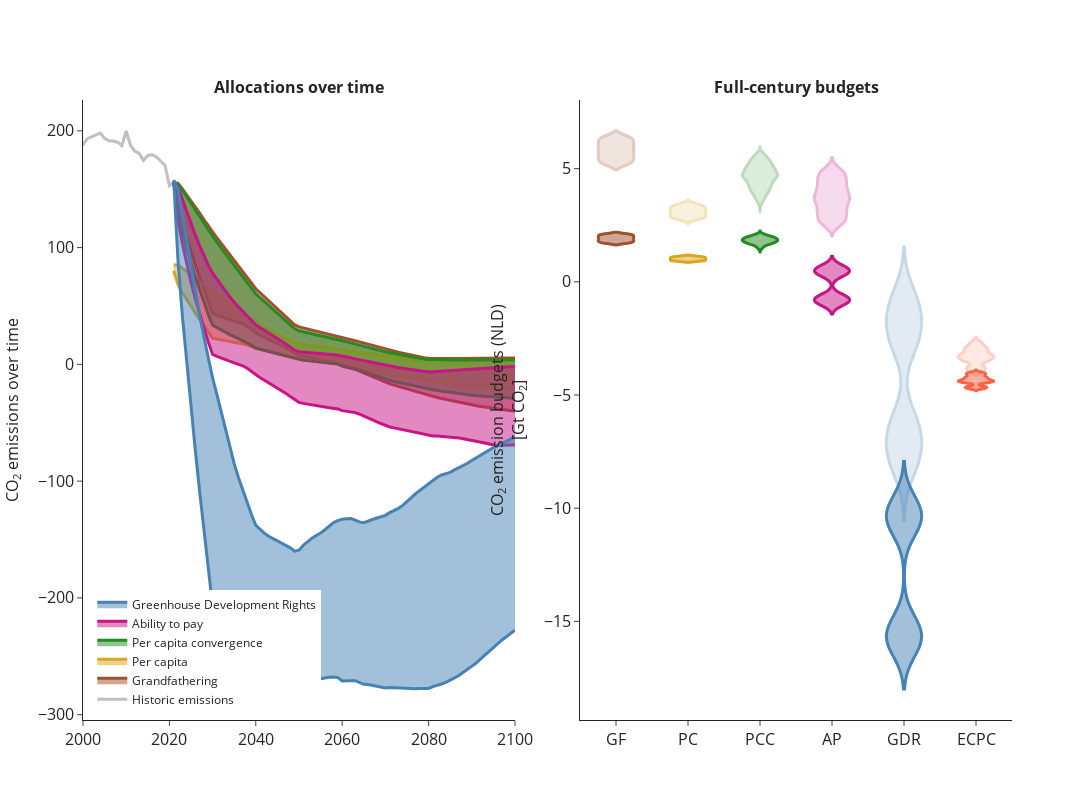

Source (notebook cell):
### Code cell
for REG in ["NLD"]:  # , 'DEU', 'FRA', 'IND', 'USA', 'CHN', 'ZAF']:
    xr_nld = xr.open_dataset("K:/ECEMF/T5.2/Allocations/xr_alloc_" + REG + ".nc")
    fig = make_subplots(
        rows=1,
        cols=2,
        subplot_titles=["<b>Allocations over time", "<b>Full-century budgets"],
        horizontal_spacing=0.07,
        vertical_spacing=0.06,
    )

    # Lineplots
    fig.add_traces(
        go.Scatter(
            x=xr_dataread.Time,
            y=xr_dataread.sel(Region=REG).CO2_hist,
            name="Historic emissions",
            line={"color": "silver", "width": 3},
            mode="lines",
            showlegend=True,
        ),
        1,
        1,
    )

    for rule_i, rule in enumerate(rules_a):
        fig.add_traces(
            go.Scatter(
                x=xr_nld.Time,
                y=xr_nld.sel(Temperature=1.5, Risk=[0.5]).min(
                    dim=["NegEmis", "TrajUnc", "Risk", "NonCO2", "Scenario", "Convergence_year"]
                )[rule],
                name=[
                    "Grandfathering",
                    "Per capita",
                    "Per capita convergence",
                    "Ability to pay",
                    "Greenhouse Development Rights",
                ][rule_i],
                line={"color": rulecolors[rule_i], "width": 3},
                mode="lines",
                fill=None,
                showlegend=False,
            )
        )
        fig.add_traces(
            go.Scatter(
                x=xr_nld.Time,
                y=xr_nld.sel(Temperature=1.5, Risk=[0.5]).max(
                    dim=["NegEmis", "TrajUnc", "Risk", "NonCO2", "Scenario", "Convergence_year"]
                )[rule],
                name=[
                    "Grandfathering",
                    "Per capita",
                    "Per capita convergence",
                    "Ability to pay",
                    "Greenhouse Development Rights",
                ][rule_i],
                line={"color": rulecolors[rule_i], "width": 3},
                mode="lines",
                fill="tonexty",
                showlegend=True,
            )
        )

    # Full-century budgets

    for rule_i, rule in enumerate(rules_b):
        for T_i, T in enumerate([1.5, 2.0]):
            if rule != "ECPC":
                vals = (
                    np.array(xr_nld.sel(Temperature=T, Risk=0.5)[rule].sum(dim="Time")).flatten()
                    / 1e3
                )
            else:
                vals = np.array(xr_nld.sel(Temperature=T, Risk=0.5)[rule]).flatten() / 1e3
            vals[vals == 0] = np.nan
            fig.add_traces(
                go.Violin(
                    x=[rule] * len(vals),
                    y=vals,
                    showlegend=False,
                    points=False,
                    opacity=1.0 - T_i * 0.7,
                    line={"color": "black", "width": 3},
                    line_color=rulecolors[rule_i],
                ),
                1,
                2,
            )

    fig.update_layout(height=800, width=2000, template="simple_white")
    fig.update_yaxes(
        tickfont=dict(size=16),
        row=1,
        col=1,
        title="CO<sub>2</sub> emissions over time",
        titlefont=(dict(size=16)),
    )
    fig.update_xaxes(tickfont=dict(size=16), row=1, col=1, range=(2000, 2100))
    fig.update_yaxes(
        tickfont=dict(size=16),
        row=1,
        col=2,
        title="CO<sub>2</sub> emission budgets (" + REG + ")<br>[Gt CO<sub>2</sub>]",
        titlefont=(dict(size=16)),
    )
    fig.update_xaxes(tickfont=dict(size=16), row=1, col=2)
    fig.update_layout(legend=dict(x=0.01, y=0.01, xanchor="left", yanchor="bottom"))
    fig.write_image("X:/user/dekkerm/Projects/ECEMF_T5.2/Figures/Nederland/Budgets_" + REG + ".png")
    fig.show()

### Figure 1 — Plotly figure (JSON) as saved in the notebook; plotly's stock layout.template omitted (floating-point values rounded to 4 significant figures; data arrays with more than 128 entries replaced by an {"elided": "..."} marker saying what was removed)
{"data": [{"line": {"color": "silver", "width": 3}, "mode": "lines", "name": "Historic emissions", "showlegend": true, "type": "scatter", "x": {"elided": "251 int values"}, "xaxis": "x", "y": {"elided": "251 float values"}, "yaxis": "y"}, {"line": {"color": "sienna", "width": 3}, "mode": "lines", "name": "Grandfathering", "showlegend": false, "type": "scatter", "x": [2021, 2022, 2023, 2024, 2025, 2026, 2027, 2028, 2029, 2030, 2031, 2032, 2033, 2034, 2035, 2036, 2037, 2038, 2039, 2040, 2041, 2042, 2043, 2044, 2045, 2046, 2047, 2048, 2049, 2050, 2051, 2052, 2053, 2054, 2055, 2056, 2057, 2058, 2059, 2060, 2061, 2062, 2063, 2064, 2065, 2066, 2067, 2068, 2069, 2070, 2071, 2072, 2073, 2074, 2075, 2076, 2077, 2078, 2079, 2080, 2081, 2082, 2083, 2084, 2085, 2086, 2087, 2088, 2089, 2090, 2091, 2092, 2093, 2094, 2095, 2096, 2097, 2098, 2099, 2100], "y": [155.8, 132.6, 119.6, 107.7, 96.43, 85.47, 74.75, 64.19, 53.76, 43.44, 42.0, 40.63, 39.33, 38.08, 36.88, 35.71, 34.59, 32.65, 30.1, 26.9, 25.11, 23.32, 21.52, 19.71, 17.9, 16.09, 14.26, 12.16, 9.983, 7.801, 7.015, 6.226, 5.433, 4.638, 3.841, 3.041, 2.239, 1.434, 0.4287, -1.415, -2.319, -3.224, -4.142, -5.774, -7.407, -9.042, -10.68, -12.32, -13.96, -15.6, -16.71, -17.81, -18.93, -20.04, -21.15, -22.26, -23.38, -24.5, -25.61, -26.73, -27.56, -28.39, -29.22, -30.06, -30.89, -31.72, -32.56, -33.39, -34.23, -35.07, -35.58, -36.09, -36.6, -37.11, -37.62, -38.14, -38.65, -39.17, -39.68, -40.2]}, {"fill": "tonexty", "line": {"color": "sienna", "width": 3}, "mode": "lines", "name": "Grandfathering", "showlegend": true, "type": "scatter", "x": [2021, 2022, 2023, 2024, 2025, 2026, 2027, 2028, 2029, 2030, 2031, 2032, 2033, 2034, 2035, 2036, 2037, 2038, 2039, 2040, 2041, 2042, 2043, 2044, 2045, 2046, 2047, 2048, 2049, 2050, 2051, 2052, 2053, 2054, 2055, 2056, 2057, 2058, 2059, 2060, 2061, 2062, 2063, 2064, 2065, 2066, 2067, 2068, 2069, 2070, 2071, 2072, 2073, 2074, 2075, 2076, 2077, 2078, 2079, 2080, 2081, 2082, 2083, 2084, 2085, 2086, 2087, 2088, 2089, 2090, 2091, 2092, 2093, 2094, 2095, 2096, 2097, 2098, 2099, 2100], "y": [155.8, 154.9, 150.4, 145.4, 140.2, 134.9, 129.5, 124.1, 118.6, 113.1, 108.3, 103.6, 98.76, 93.95, 89.11, 84.27, 79.4, 74.53, 69.65, 64.75, 61.34, 57.92, 54.49, 51.05, 47.61, 44.16, 40.71, 37.25, 33.79, 32.05, 31.15, 30.27, 29.4, 28.53, 27.68, 26.83, 25.99, 25.16, 24.34, 23.52, 22.44, 21.36, 20.29, 19.23, 18.17, 17.12, 16.07, 15.03, 14.0, 12.96, 12.1, 11.24, 10.39, 9.539, 8.694, 7.852, 7.014, 6.18, 5.659, 5.146, 5.019, 5.014, 5.007, 4.999, 4.99, 4.979, 4.968, 4.955, 4.941, 4.925, 4.985, 5.044, 5.101, 5.158, 5.213, 5.267, 5.321, 5.373, 5.425, 5.476]}, {"line": {"color": "goldenrod", "width": 3}, "mode": "lines", "name": "Per capita", "showlegend": false, "type": "scatter", "x": [2021, 2022, 2023, 2024, 2025, 2026, 2027, 2028, 2029, 2030, 2031, 2032, 2033, 2034, 2035, 2036, 2037, 2038, 2039, 2040, 2041, 2042, 2043, 2044, 2045, 2046, 2047, 2048, 2049, 2050, 2051, 2052, 2053, 2054, 2055, 2056, 2057, 2058, 2059, 2060, 2061, 2062, 2063, 2064, 2065, 2066, 2067, 2068, 2069, 2070, 2071, 2072, 2073, 2074, 2075, 2076, 2077, 2078, 2079, 2080, 2081, 2082, 2083, 2084, 2085, 2086, 2087, 2088, 2089, 2090, 2091, 2092, 2093, 2094, 2095, 2096, 2097, 2098, 2099, 2100], "y": [80.19, 68.21, 61.53, 55.43, 49.62, 43.98, 38.46, 33.03, 27.66, 22.35, 21.61, 20.91, 20.24, 19.59, 18.97, 18.38, 17.8, 16.8, 15.49, 13.84, 12.92, 12.0, 11.07, 10.14, 9.211, 8.277, 7.34, 6.258, 5.137, 4.014, 3.61, 3.203, 2.796, 2.387, 1.976, 1.565, 1.152, 0.7379, 0.2206, -0.7752, -1.271, -1.767, -2.27, -3.164, -4.059, -4.955, -5.852, -6.75, -7.648, -8.547, -9.155, -9.762, -10.37, -10.98, -11.59, -12.2, -12.81, -13.42, -14.04, -14.65, -15.1, -15.56, -16.01, -16.47, -16.93, -17.38, -17.84, -18.3, -18.76, -19.22, -19.5, -19.78, -20.06, -20.34, -20.62, -20.9, -21.18, -21.46, -21.75, -22.03]}, {"fill": "tonexty", "line": {"color": "goldenrod", "width": 3}, "mode": "lines", "name": "Per capita", "showlegend": true, "type": "scatter", "x": [2021, 2022, 2023, 2024, 2025, 2026, 2027, 2028, 2029, 2030, 2031, 2032, 2033, 2034, 2035, 2036, 2037, 2038, 2039, 2040, 2041, 2042, 2043, 2044, 2045, 2046, 2047, 2048, 2049, 2050, 2051, 2052, 2053, 2054, 2055, 2056, 2057, 2058, 2059, 2060, 2061, 2062, 2063, 2064, 2065, 2066, 2067, 2068, 2069, 2070, 2071, 2072, 2073, 2074, 2075, 2076, 2077, 2078, 2079, 2080, 2081, 2082, 2083, 2084, 2085, 2086, 2087, 2088, 2089, 2090, 2091, 2092, 2093, 2094, 2095, 2096, 2097, 2098, 2099, 2100], "y": [85.4, 84.91, 82.41, 79.68, 76.84, 73.94, 70.99, 68.01, 65.0, 61.97, 59.37, 56.75, 54.12, 51.48, 48.83, 46.18, 43.51, 40.84, 38.17, 35.48, 33.61, 31.74, 29.86, 27.98, 26.09, 24.2, 22.31, 20.41, 18.51, 17.56, 17.07, 16.59, 16.11, 15.63, 15.17, 14.7, 14.24, 13.79, 13.34, 12.89, 12.3, 11.71, 11.12, 10.54, 9.958, 9.381, 8.808, 8.237, 7.67, 7.105, 6.632, 6.161, 5.693, 5.228, 4.764, 4.303, 3.844, 3.387, 3.101, 2.82, 2.75, 2.748, 2.744, 2.74, 2.735, 2.729, 2.722, 2.715, 2.707, 2.699, 2.732, 2.764, 2.795, 2.826, 2.857, 2.887, 2.916, 2.945, 2.973, 3.001]}, {"line": {"color": "forestgreen", "width": 3}, "mode": "lines", "name": "Per capita convergence", "showlegend": false, "type": "scatter", "x": [2021, 2022, 2023, 2024, 2025, 2026, 2027, 2028, 2029, 2030, 2031, 2032, 2033, 2034, 2035, 2036, 2037, 2038, 2039, 2040, 2041, 2042, 2043, 2044, 2045, 2046, 2047, 2048, 2049, 2050, 2051, 2052, 2053, 2054, 2055, 2056, 2057, 2058, 2059, 2060, 2061, 2062, 2063, 2064, 2065, 2066, 2067, 2068, 2069, 2070, 2071, 2072, 2073, 2074, 2075, 2076, 2077, 2078, 2079, 2080, 2081, 2082, 2083, 2084, 2085, 2086, 2087, 2088, 2089, 2090, 2091, 2092, 2093, 2094, 2095, 2096, 2097, 2098, 2099, 2100], "y": [155.8, 129.2, 113.5, 99.47, 86.58, 74.55, 63.29, 52.71, 42.77, 33.45, 31.27, 29.21, 27.27, 25.43, 23.69, 22.03, 20.45, 18.47, 16.26, 13.84, 12.92, 12.0, 11.07, 10.14, 9.211, 8.277, 7.34, 6.258, 5.137, 4.014, 3.61, 3.203, 2.796, 2.387, 1.976, 1.565, 1.152, 0.7379, 0.2206, -1.221, -1.994, -2.761, -3.532, -4.904, -6.265, -7.616, -8.958, -10.29, -11.61, -12.92, -13.78, -14.63, -15.48, -16.32, -17.15, -17.97, -18.79, -19.6, -20.41, -21.2, -21.77, -22.32, -22.87, -23.42, -23.96, -24.5, -25.03, -25.55, -26.07, -26.59, -26.85, -27.11, -27.37, -27.62, -27.87, -28.12, -28.36, -28.6, -28.84, -29.07]}, {"fill": "tonexty", "line": {"color": "forestgreen", "width": 3}, "mode": "lines", "name": "Per capita convergence", "showlegend": true, "type": "scatter", "x": [2021, 2022, 2023, 2024, 2025, 2026, 2027, 2028, 2029, 2030, 2031, 2032, 2033, 2034, 2035, 2036, 2037, 2038, 2039, 2040, 2041, 2042, 2043, 2044, 2045, 2046, 2047, 2048, 2049, 2050, 2051, 2052, 2053, 2054, 2055, 2056, 2057, 2058, 2059, 2060, 2061, 2062, 2063, 2064, 2065, 2066, 2067, 2068, 2069, 2070, 2071, 2072, 2073, 2074, 2075, 2076, 2077, 2078, 2079, 2080, 2081, 2082, 2083, 2084, 2085, 2086, 2087, 2088, 2089, 2090, 2091, 2092, 2093, 2094, 2095, 2096, 2097, 2098, 2099, 2100], "y": [155.8, 154.4, 149.3, 143.9, 138.3, 132.6, 126.8, 121.1, 115.3, 109.5, 104.5, 99.57, 94.61, 89.67, 84.74, 79.84, 74.95, 70.09, 65.25, 60.44, 57.04, 53.66, 50.29, 46.94, 43.61, 40.29, 37.0, 33.73, 30.47, 28.79, 27.88, 26.98, 26.1, 25.23, 24.38, 23.54, 22.71, 21.9, 21.1, 20.31, 19.29, 18.29, 17.31, 16.33, 15.37, 14.42, 13.48, 12.56, 11.64, 10.74, 9.981, 9.234, 8.496, 7.768, 7.049, 6.339, 5.638, 4.946, 4.509, 4.082, 3.964, 3.942, 3.919, 3.896, 3.871, 3.845, 3.819, 3.792, 3.763, 3.735, 3.762, 3.789, 3.814, 3.838, 3.861, 3.883, 3.904, 3.924, 3.942, 3.96]}, {"line": {"color": "mediumvioletred", "width": 3}, "mode": "lines", "name": "Ability to pay", "showlegend": false, "type": "scatter", "x": [2021, 2022, 2023, 2024, 2025, 2026, 2027, 2028, 2029, 2030, 2031, 2032, 2033, 2034, 2035, 2036, 2037, 2038, 2039, 2040, 2041, 2042, 2043, 2044, 2045, 2046, 2047, 2048, 2049, 2050, 2051, 2052, 2053, 2054, 2055, 2056, 2057, 2058, 2059, 2060, 2061, 2062, 2063, 2064, 2065, 2066, 2067, 2068, 2069, 2070, 2071, 2072, 2073, 2074, 2075, 2076, 2077, 2078, 2079, 2080, 2081, 2082, 2083, 2084, 2085, 2086, 2087, 2088, 2089, 2090, 2091, 2092, 2093, 2094, 2095, 2096, 2097, 2098, 2099, 2100], "y": [156.7, 123.6, 103.7, 86.0, 70.17, 56.32, 43.13, 30.77, 19.2, 8.467, 6.819, 5.323, 3.9, 2.57, 1.296, 0.02415, -1.205, -3.291, -5.967, -9.407, -11.42, -13.61, -15.8, -18.09, -20.41, -22.71, -24.95, -27.6, -30.1, -32.56, -33.41, -34.16, -34.84, -35.52, -36.14, -36.6, -37.08, -37.57, -38.17, -39.6, -40.12, -40.79, -41.32, -42.67, -44.09, -45.89, -47.45, -49.21, -50.69, -52.48, -53.58, -54.42, -55.14, -55.89, -56.57, -57.31, -58.05, -58.87, -59.53, -60.42, -61.25, -61.31, -61.59, -61.87, -62.23, -62.72, -62.97, -63.75, -64.38, -65.17, -65.8, -66.57, -67.41, -68.18, -68.82, -69.65, -69.28, -69.25, -69.76, -69.09]}, {"fill": "tonexty", "line": {"color": "mediumvioletred", "width": 3}, "mode": "lines", "name": "Ability to pay", "showlegend": true, "type": "scatter", "x": [2021, 2022, 2023, 2024, 2025, 2026, 2027, 2028, 2029, 2030, 2031, 2032, 2033, 2034, 2035, 2036, 2037, 2038, 2039, 2040, 2041, 2042, 2043, 2044, 2045, 2046, 2047, 2048, 2049, 2050, 2051, 2052, 2053, 2054, 2055, 2056, 2057, 2058, 2059, 2060, 2061, 2062, 2063, 2064, 2065, 2066, 2067, 2068, 2069, 2070, 2071, 2072, 2073, 2074, 2075, 2076, 2077, 2078, 2079, 2080, 2081, 2082, 2083, 2084, 2085, 2086, 2087, 2088, 2089, 2090, 2091, 2092, 2093, 2094, 2095, 2096, 2097, 2098, 2099, 2100], "y": [156.7, 151.9, 141.2, 130.5, 120.1, 110.7, 101.7, 93.04, 84.9, 78.17, 72.81, 67.32, 62.43, 57.69, 53.16, 49.13, 45.18, 41.25, 37.39, 33.67, 31.3, 29.1, 26.82, 24.64, 22.21, 19.89, 17.37, 14.76, 12.04, 10.88, 10.63, 10.32, 9.978, 9.587, 9.189, 8.881, 8.608, 8.252, 7.771, 7.248, 6.439, 5.617, 4.697, 3.827, 3.047, 2.417, 1.729, 1.005, 0.2205, -0.6193, -1.272, -1.977, -2.651, -3.295, -3.93, -4.576, -5.204, -5.833, -6.189, -6.543, -6.281, -6.003, -5.757, -5.502, -5.26, -5.058, -4.78, -4.49, -4.235, -3.998, -3.775, -3.557, -3.336, -3.154, -2.946, -2.761, -2.572, -2.366, -2.083, -1.769]}, {"line": {"color": "steelblue", "width": 3}, "mode": "lines", "name": "Greenhouse Development Rights", "showlegend": false, "type": "scatter", "x": [2021, 2022, 2023, 2024, 2025, 2026, 2027, 2028, 2029, 2030, 2031, 2032, 2033, 2034, 2035, 2036, 2037, 2038, 2039, 2040, 2041, 2042, 2043, 2044, 2045, 2046, 2047, 2048, 2049, 2050, 2051, 2052, 2053, 2054, 2055, 2056, 2057, 2058, 2059, 2060, 2061, 2062, 2063, 2064, 2065, 2066, 2067, 2068, 2069, 2070, 2071, 2072, 2073, 2074, 2075, 2076, 2077, 2078, 2079, 2080, 2081, 2082, 2083, 2084, 2085, 2086, 2087, 2088, 2089, 2090, 2091, 2092, 2093, 2094, 2095, 2096, 2097, 2098, 2099, 2100], "y": [157.7, 87.97, 41.52, 0.8674, -37.39, -73.68, -108.9, -143.0, -176.1, -207.1, -214.2, -220.4, -226.4, -231.2, -235.1, -237.8, -241.2, -244.9, -251.3, -257.6, -260.4, -261.9, -263.6, -265.0, -265.7, -266.5, -267.7, -269.3, -271.8, -274.9, -273.5, -272.2, -270.9, -269.9, -269.2, -268.2, -267.9, -267.7, -268.3, -271.1, -271.2, -271.0, -270.9, -272.6, -274.1, -274.2, -275.0, -275.5, -276.6, -277.2, -276.7, -277.0, -277.3, -277.7, -278.0, -278.0, -277.8, -277.7, -277.7, -277.6, -276.0, -275.0, -273.7, -272.3, -270.6, -268.5, -266.4, -263.9, -261.4, -259.0, -255.9, -252.5, -249.1, -245.8, -242.4, -239.2, -236.0, -233.3, -230.3, -227.6]}, {"fill": "tonexty", "line": {"color": "steelblue", "width": 3}, "mode": "lines", "name": "Greenhouse Development Rights", "showlegend": true, "type": "scatter", "x": [2021, 2022, 2023, 2024, 2025, 2026, 2027, 2028, 2029, 2030, 2031, 2032, 2033, 2034, 2035, 2036, 2037, 2038, 2039, 2040, 2041, 2042, 2043, 2044, 2045, 2046, 2047, 2048, 2049, 2050, 2051, 2052, 2053, 2054, 2055, 2056, 2057, 2058, 2059, 2060, 2061, 2062, 2063, 2064, 2065, 2066, 2067, 2068, 2069, 2070, 2071, 2072, 2073, 2074, 2075, 2076, 2077, 2078, 2079, 2080, 2081, 2082, 2083, 2084, 2085, 2086, 2087, 2088, 2089, 2090, 2091, 2092, 2093, 2094, 2095, 2096, 2097, 2098, 2099, 2100], "y": [157.7, 150.4, 127.4, 105.3, 82.93, 62.14, 42.37, 23.29, 5.081, -11.59, -25.91, -41.18, -56.23, -70.9, -84.97, -97.04, -108.2, -118.6, -128.6, -137.8, -141.7, -144.7, -147.3, -149.1, -151.4, -152.7, -154.8, -157.1, -160.0, -159.2, -154.9, -151.5, -148.8, -146.5, -144.5, -141.7, -138.4, -135.6, -133.9, -132.6, -132.2, -131.9, -133.4, -134.9, -135.6, -134.1, -133.0, -131.6, -130.5, -129.3, -127.0, -125.3, -123.3, -120.8, -117.7, -114.2, -110.7, -107.8, -104.5, -101.6, -99.21, -96.68, -94.74, -93.62, -92.46, -90.31, -88.6, -86.91, -84.69, -82.27, -79.95, -77.86, -75.84, -73.18, -71.26, -69.57, -67.74, -66.05, -63.92, -61.47]}, {"line": {"color": "sienna", "width": 3}, "opacity": 1, "points": false, "showlegend": false, "type": "violin", "x": {"elided": "245 str values"}, "xaxis": "x2", "y": {"elided": "245 float values"}, "yaxis": "y2"}, {"line": {"color": "sienna", "width": 3}, "opacity": 0.3, "points": false, "showlegend": false, "type": "violin", "x": {"elided": "245 str values"}, "xaxis": "x2", "y": {"elided": "245 float values"}, "yaxis": "y2"}, {"line": {"color": "goldenrod", "width": 3}, "opacity": 1, "points": false, "showlegend": false, "type": "violin", "x": {"elided": "1225 str values"}, "xaxis": "x2", "y": {"elided": "1225 float values"}, "yaxis": "y2"}, {"line": {"color": "goldenrod", "width": 3}, "opacity": 0.3, "points": false, "showlegend": false, "type": "violin", "x": {"elided": "1225 str values"}, "xaxis": "x2", "y": {"elided": "1225 float values"}, "yaxis": "y2"}, {"line": {"color": "forestgreen", "width": 3}, "opacity": 1, "points": false, "showlegend": false, "type": "violin", "x": {"elided": "28175 str values"}, "xaxis": "x2", "y": {"elided": "28175 float values"}, "yaxis": "y2"}, {"line": {"color": "forestgreen", "width": 3}, "opacity": 0.3, "points": false, "showlegend": false, "type": "violin", "x": {"elided": "28175 str values"}, "xaxis": "x2", "y": {"elided": "28175 float values"}, "yaxis": "y2"}, {"line": {"color": "mediumvioletred", "width": 3}, "opacity": 1, "points": false, "showlegend": false, "type": "violin", "x": {"elided": "1225 str values"}, "xaxis": "x2", "y": {"elided": "1225 float values"}, "yaxis": "y2"}, {"line": {"color": "mediumvioletred", "width": 3}, "opacity": 0.3, "points": false, "showlegend": false, "type": "violin", "x": {"elided": "1225 str values"}, "xaxis": "x2", "y": {"elided": "1225 float values"}, "yaxis": "y2"}, {"line": {"color": "steelblue", "width": 3}, "opacity": 1, "points": false, "showlegend": false, "type": "violin", "x": {"elided": "1225 str values"}, "xaxis": "x2", "y": {"elided": "1225 float values"}, "yaxis": "y2"}, {"line": {"color": "steelblue", "width": 3}, "opacity": 0.3, "points": false, "showlegend": false, "type": "violin", "x": {"elided": "1225 str values"}, "xaxis": "x2", "y": {"elided": "1225 float values"}, "yaxis": "y2"}, {"line": {"color": "tomato", "width": 3}, "opacity": 1, "points": false, "showlegend": false, "type": "violin", "x": {"elided": "1225 str values"}, "xaxis": "x2", "y": {"elided": "1225 float values"}, "yaxis": "y2"}, {"line": {"color": "tomato", "width": 3}, "opacity": 0.3, "points": false, "showlegend": false, "type": "violin", "x": {"elided": "1225 str values"}, "xaxis": "x2", "y": {"elided": "1225 float values"}, "yaxis": "y2"}], "layout": {"annotations": [{"font": {"size": 16}, "showarrow": false, "text": "<b>Allocations over time", "x": 0.2325, "xanchor": "center", "xref": "paper", "y": 1, "yanchor": "bottom", "yref": "paper"}, {"font": {"size": 16}, "showarrow": false, "text": "<b>Full-century budgets", "x": 0.7675, "xanchor": "center", "xref": "paper", "y": 1, "yanchor": "bottom", "yref": "paper"}], "height": 800, "legend": {"x": 0.01, "xanchor": "left", "y": 0.01, "yanchor": "bottom"}, "width": 2000, "xaxis": {"anchor": "y", "domain": [0, 0.465], "range": [2000, 2100], "tickfont": {"size": 16}}, "xaxis2": {"anchor": "y2", "domain": [0.535, 1.0], "tickfont": {"size": 16}}, "yaxis": {"anchor": "x", "domain": [0, 1], "tickfont": {"size": 16}, "title": {"font": {"size": 16}, "text": "CO<sub>2</sub> emissions over time"}}, "yaxis2": {"anchor": "x2", "domain": [0, 1], "tickfont": {"size": 16}, "title": {"font": {"size": 16}, "text": "CO<sub>2</sub> emission budgets (NLD)<br>[Gt CO<sub>2</sub>]"}}}}
